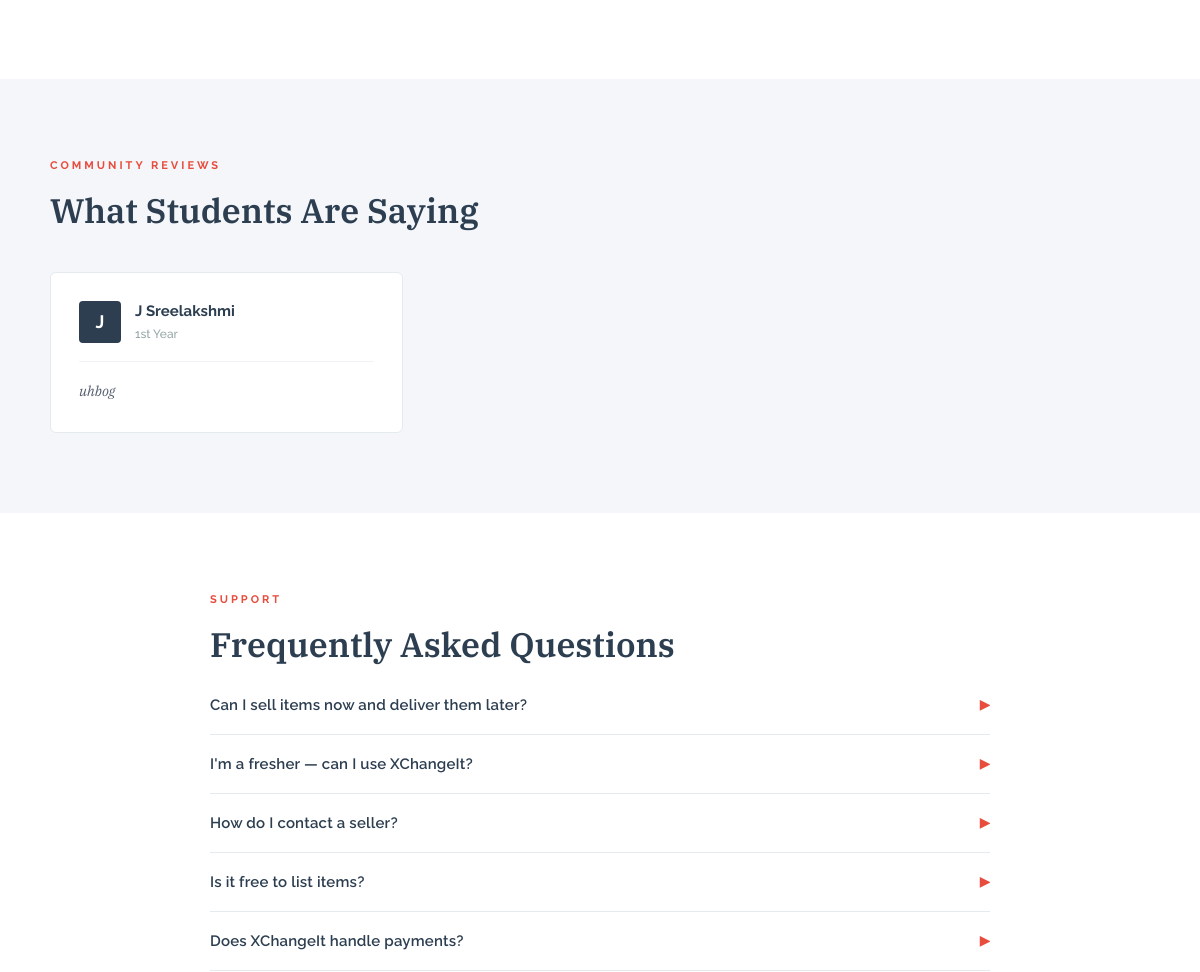
Before: / (middle part) with the older database file.
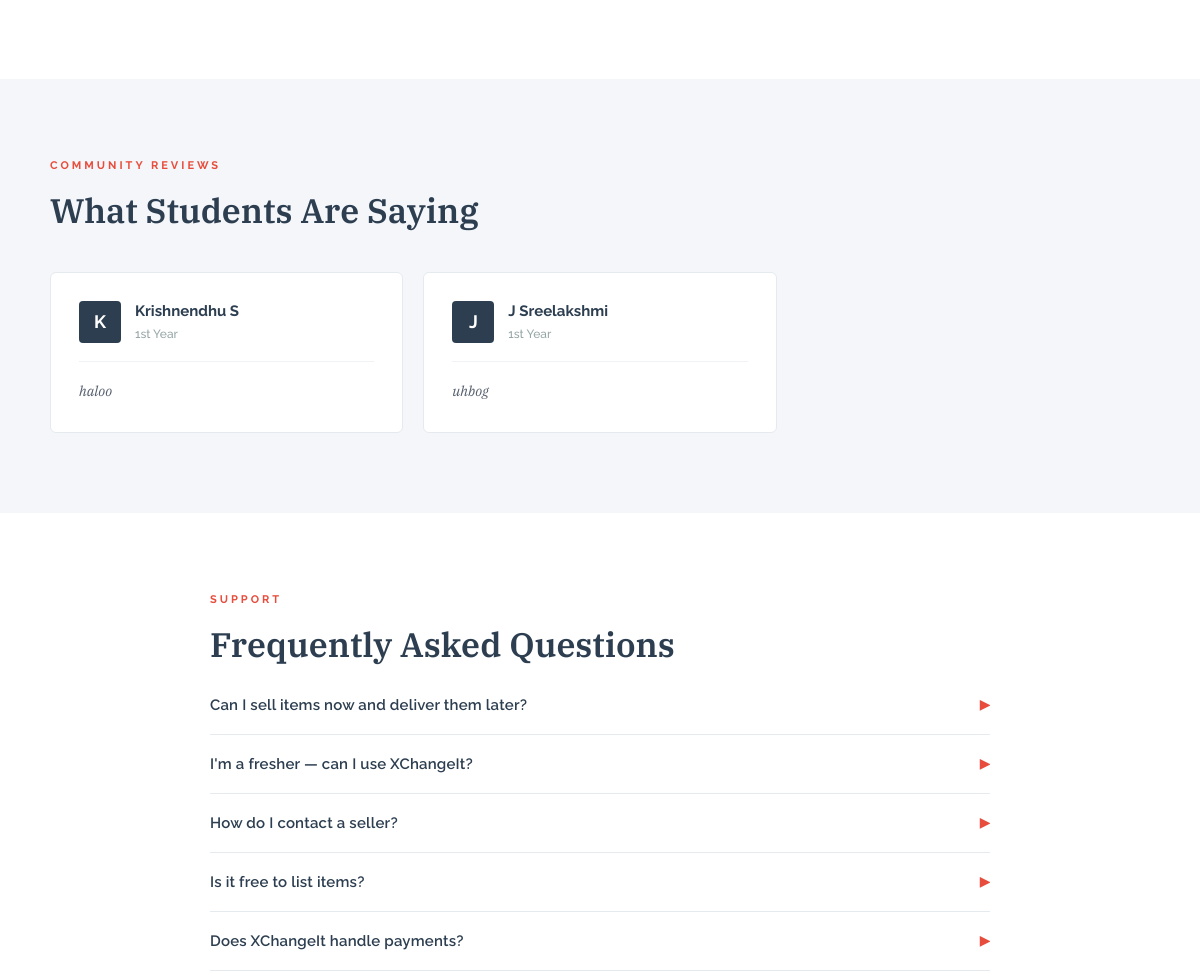
After: the same page with the newer database file.
### tables this page shows
CREATE TABLE reviews (
            id      INTEGER PRIMARY KEY AUTOINCREMENT,
            name    TEXT NOT NULL,
            message TEXT NOT NULL,
            year    TEXT NOT NULL
        );

### app.py (the view)
@app.route("/")
def home():
    conn = sqlite3.connect(DATABASE)
    c = conn.cursor()
    c.execute("SELECT name, message, year FROM reviews ORDER BY id DESC")
    reviews = c.fetchall()
    conn.close()
    pending = get_pending_count(session.get("user"))
    return render_template("index.html", reviews=reviews, pending_count=pending)

### app.py (called while the page is built, shortened)
def get_pending_count(username):
    if not username:
        return 0

### templates/index.html (shortened to what this page needs)
<!DOCTYPE html>
<html lang="en">
<head>
  <link rel="stylesheet" href="{{ url_for('static', filename='slate.css') }}">
  <link rel="stylesheet" href="{{ url_for('static', filename='index.css') }}">
</head>
<body>
<section class="how-section" id="how">
</section>
<section class="testimonials-section" id="testimonials">
  <div class="test-inner">
    <div class="test-header">
      <span class="overline">Community Reviews</span>
      <h2 class="sec-title">What Students Are Saying</h2>
    </div>
    <div class="reviews-track">
      {% for review in reviews %}
      <div class="review-card">
        <div class="review-top">
          <div class="review-avatar">{{ review[0][0] }}</div>
          <div>
            <h4>{{ review[0] }}</h4>
            <span class="review-year">{{ review[2] }}</span>
          </div>
        </div>
        <p class="review-text">{{ review[1] }}</p>
      </div>
      {% endfor %}
    </div>
  </div>
</section>
<section class="faq-section" id="faq">
  <div class="faq-inner">
    <span class="overline">Support</span>
    <h2 class="sec-title">Frequently Asked Questions</h2>
    <div class="faq-list">
      <div class="faq-item">
        <div class="faq-q">Can I sell items now and deliver them later? <span class="faq-icon">▶</span></div>
      </div>
      <div class="faq-item">
        <div class="faq-q">I'm a fresher — can I use XChangeIt? <span class="faq-icon">▶</span></div>
      </div>
      <div class="faq-item">
        <div class="faq-q">How do I contact a seller? <span class="faq-icon">▶</span></div>
      </div>
      <div class="faq-item">
        <div class="faq-q">Is it free to list items? <span class="faq-icon">▶</span></div>
      </div>
      <div class="faq-item">
        <div class="faq-q">Does XChangeIt handle payments? <span class="faq-icon">▶</span></div>
      </div>
    </div>
  </div>
</section>
</body>
</html>

Changed rows visible on the page:
added reviews: name "K", name "Krishnendhu S", year "1st Year", message "haloo"
